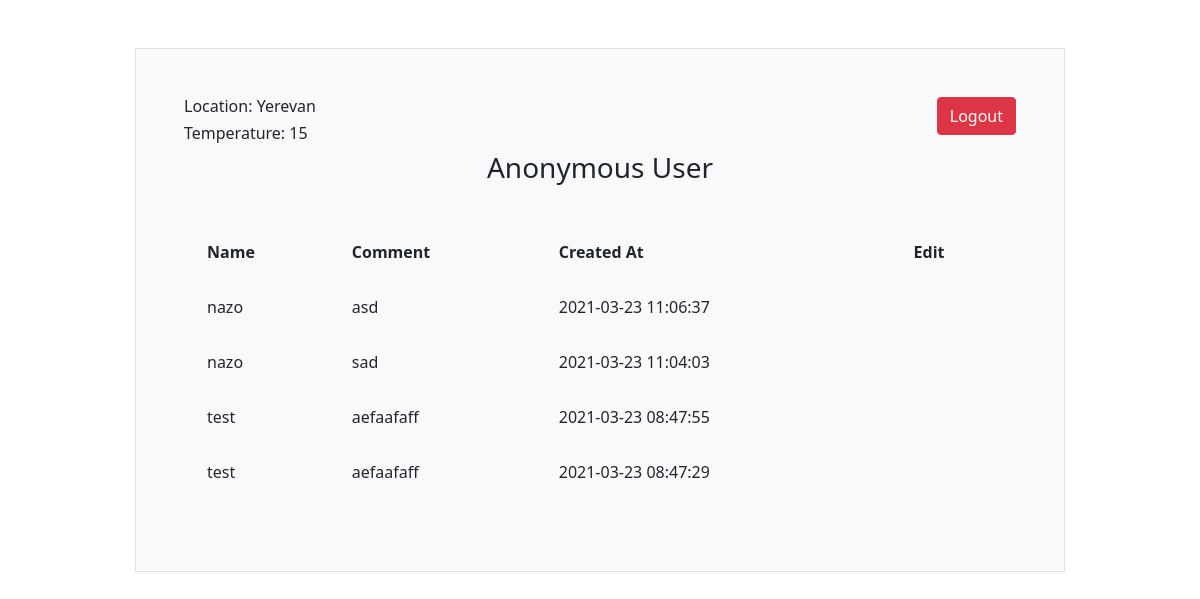
The page /comments.php on the database its author committed.
### tables this page shows
CREATE TABLE IF NOT EXISTS `weather_data` (
  `id` int(11) NOT NULL AUTO_INCREMENT,
  `city_name` varchar(32) NOT NULL,
  `temperature` int(11) NOT NULL,
  `weatherTime` datetime DEFAULT NULL,
  PRIMARY KEY (`id`)
);

CREATE TABLE IF NOT EXISTS `comments` (
  `id` int(11) NOT NULL AUTO_INCREMENT,
  `user_id` int(11) NOT NULL,
  `comment` text NOT NULL,
  `created_at` timestamp NOT NULL DEFAULT CURRENT_TIMESTAMP,
  `updated_at` varchar(50) DEFAULT NULL,
  PRIMARY KEY (`id`)
);

CREATE TABLE IF NOT EXISTS `user_reg` (
  `id` int(11) NOT NULL AUTO_INCREMENT,
  `name` varchar(30) NOT NULL,
  `email` varchar(100) NOT NULL,
  `password` varchar(32) NOT NULL,
  PRIMARY KEY (`id`)
);

### functions.php (called while the page is built, shortened)
<?php
    function getWeather() {
        include 'db_config.php';
        $currentDate = date("Y-m-d H:i:s");
        $curlInitialize = curl_init();
        $sql = "SELECT city_name, temperature ,weatherTime FROM weather_data";
        $runQuery = $conn->query($sql);
        if($runQuery->num_rows == 0) {
            $result = curl_exec($curlInitialize);
            curl_close($curlInitialize);
            $weather_data = json_decode($result);
            $city =  $weather_data->name;
            $temp = $weather_data->main->temp;
            $query = "INSERT INTO weather_data (city_name, temperature, weatherTime)
                            VALUES ('$city', $temp, '$currentDate')";
            if(!$conn->query($query)) {
                echo "Database error";
                exit;
            }
        }
        else {
            $checkDate = "SELECT weatherTime FROM weather_data
                            WHERE CURRENT_TIMESTAMP() - weatherTime > 1800";
            $runTime = $conn->query($checkDate);
        }
        $conn->query($sql);
        $row = $conn->query($sql)->fetch_assoc();
        return $row;
    }

### comments.php (the view, shortened to what this page needs)
<?php
    include 'db_config.php';
    include 'functions.php';
    $weatherData = getWeather();
    $sqlSelect = "SELECT c.user_id, u.name, c.comment, c.id, c.created_at
                    FROM comments c INNER JOIN user_reg u ON (u.id = c.user_id)
                    ORDER BY c.created_at DESC";
    $runQuery = $conn->query($sqlSelect);
?>
<!DOCTYPE html>
<html lang="en">
<head>
    <link href="https://cdn.jsdelivr.net/npm/bootstrap@5.0.0-beta2/dist/css/bootstrap.min.css" rel="stylesheet">
</head>
<body>
    <div class = "container">
        <div class = "col-md-10 offset-md-1 border p-5 bg-light mt-5">
        <a href="logout.php" class="btn btn-danger float-end">Logout</a>
        <h6>Location: <?=$weatherData['city_name']?></h6>
        <h6>Temperature: <?=$weatherData['temperature']?></h6>
            <h3 class = "d-flex align-items-center justify-content-center" style = "clear: both;">
                <?php if(isset($_SESSION['username'])): ?>
                    Welcome <?=$_SESSION['username'] ?>
                <?php else: ?>
                    Anonymous User
                <?php endif; ?>
            </h3>
            <table class = "table table-borderless" style = "border-collapse: separate; border-spacing: 15px;">
                    <tr class = "pb-5">
                        <th scope="col">Name</th>
                        <th scope="col">Comment</th>
                        <th scope="col">Created At</th>
                        <th scope="col">Edit</th>
                    </tr>
                <?php if ($runQuery->num_rows > 0): ?>
                    <?php while($row = $runQuery->fetch_assoc()): ?>
                        <tr><td><?=$row['name']?></td>
                        <td><?=$row['comment']?></td>
                        <td><?=$row['created_at']?></td>
                    <?php endwhile; ?>
                <?php else: ?>
                    <h5 class = 'd-flex align-items-center justify-content-center mb-5 text-danger'>No Comments Written in the Database</h3>
                <?php endif;
                ?>
            </table>
        </div>
    </div>
</body>
</html>

### rows shown on the page
weather_data: city_name "Yerevan", temperature "15"
comments: user.name "nazo", comment "asd", created_at "2021-03-23 11:06:37"
comments: user.name "nazo", comment "sad", created_at "2021-03-23 11:04:03"
comments: user.name "test", comment "aefaafaff", created_at "2021-03-23 08:47:55"
comments: user.name "test", comment "aefaafaff", created_at "2021-03-23 08:47:29"
